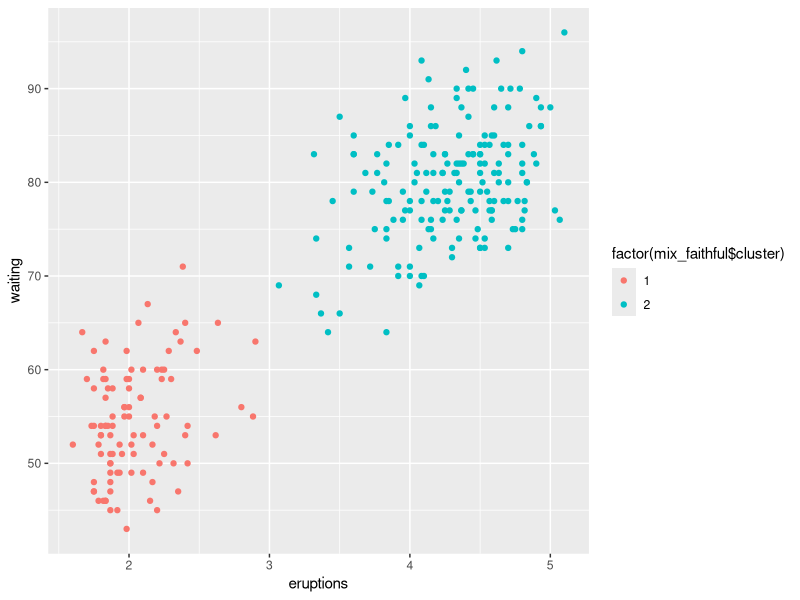
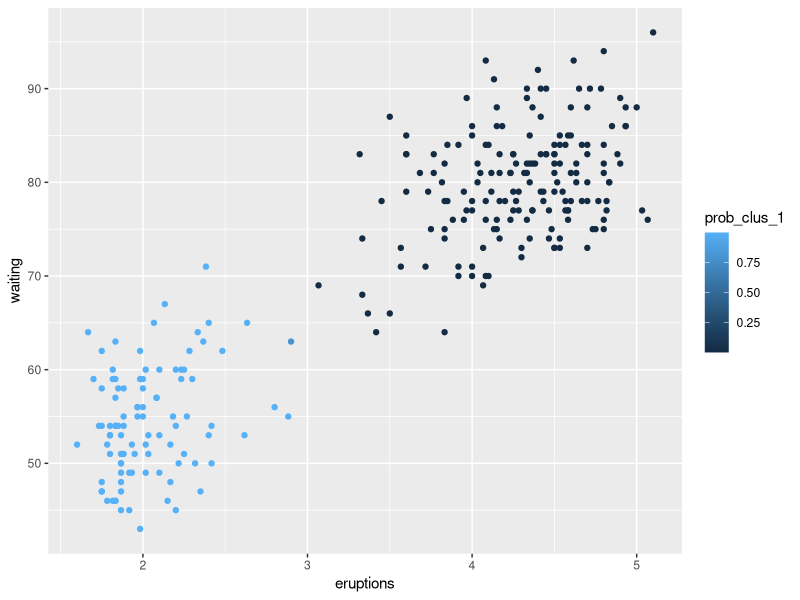
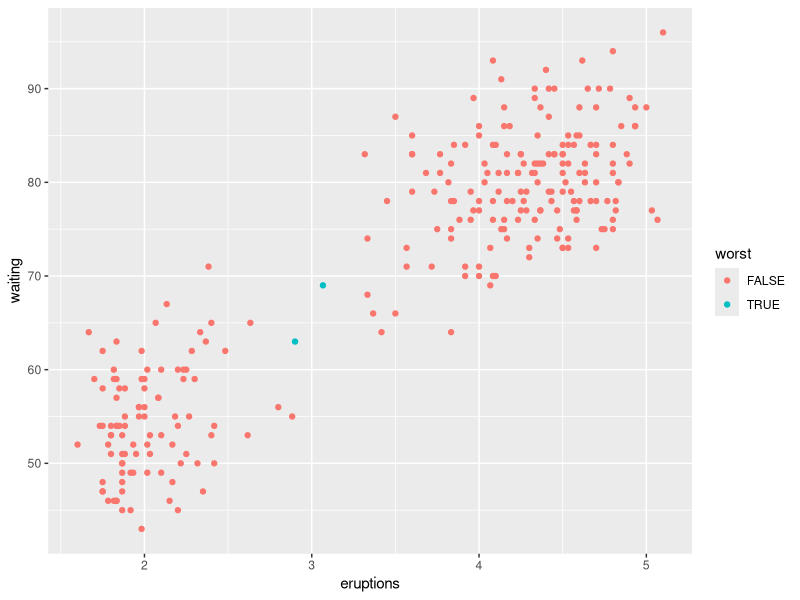

Here is the R script that generated these plots, in order: (Note: this script raises an error after producing the figures.)
## ---- chunk 1
em_mixture <- function(
  params,
  X,
  clusters = 2,
  tol = .00001,
  maxits  = 100,
  showits = TRUE
  ) {
  
  # Arguments are 
  # params: starting parameters (means, covariances, cluster probability)
  # X: data 
  # clusters: number of clusters desired
  # tol: tolerance
  # maxits: maximum iterations
  # showits: whether to show iterations
  
  require(mvtnorm)
  # Starting points
  N     = nrow(X)
  mu    = params$mu
  var   = params$var
  probs = params$probs
  
  # initializations
  
  # cluster 'responsibilities', i.e. probability of cluster membership for each
  # observation i
  ri = matrix(0, ncol=clusters, nrow=N)       
  ll = 0                                        # log likelihood
  it = 0                                        # iteration count
  converged = FALSE                             # convergence
  
  # Show iterations if showits == true
  if (showits)                                  
    cat(paste("Iterations of EM:", "\n"))
  
  while (!converged & it < maxits) { 
    probsOld = probs
    # muOld = mu                # Use direct values or loglike for convergence check
    # varOld = var
    llOld = ll
    riOld = ri
    
    ### E
    # Compute responsibilities
    for (k in 1:clusters){
      ri[,k] = probs[k] * dmvnorm(X, mu[k, ], sigma = var[[k]], log = FALSE)
    }
    
    ri = ri/rowSums(ri)
    
    ### M
    rk = colSums(ri)            # rk is weighted average cluster membership size
    probs = rk/N
    
    for (k in 1:clusters){
      varmat = matrix(0, ncol = ncol(X), nrow = ncol(X))    # initialize to sum matrices
      
      for (i in 1:N){
        varmat = varmat + ri[i,k] * X[i,]%*%t(X[i,])
      }
      
      mu[k,]   = (t(X) %*% ri[,k]) / rk[k]
      var[[k]] =  varmat/rk[k] - mu[k,]%*%t(mu[k,])
      
      ll[k] = -.5*sum( ri[,k] * dmvnorm(X, mu[k,], sigma = var[[k]], log = TRUE) )
    }
    
    ll = sum(ll)
    
    ### compare old to current for convergence
    parmlistold =  c(llOld, probsOld)           # c(muOld, unlist(varOld), probsOld)
    parmlistcurrent = c(ll, probs)              # c(mu, unlist(var), probs)
    it = it + 1
    
    # if showits true, & it =1 or modulo of 5 print message
    if (showits & it == 1 | it%%5 == 0)         
      cat(paste(format(it), "...", "\n", sep = ""))
    
    converged = min(abs(parmlistold - parmlistcurrent)) <= tol
  }
  
  clust = which(round(ri) == 1, arr.ind = TRUE)        # create cluster membership
  clust = clust[order(clust[,1]), 2]            # order accoring to row rather than cluster
  out = list(
    probs   = probs,
    mu      = mu,
    var     = var,
    resp    = ri,
    cluster = clust,
    ll      = ll
  )
  
  out
} 
## ---- chunk 2
library(tidyverse)

data("faithful")
## ---- chunk 3
mustart  = rbind(c(3, 60), c(3, 60.1))    # must be at least slightly different
covstart = list(cov(faithful), cov(faithful))
probs    = c(.01, .99)

# params is a list of mu, var, and probs 
starts = list(mu = mustart, var = covstart, probs = probs)  
## ---- chunk 4


mix_faithful = em_mixture(
  params = starts,
  X = as.matrix(faithful),
  clusters = 2,
  tol      = 1e-12,
  maxits   = 1500,
  showits  = TRUE
)

str(mix_faithful)
## ---- chunk 5
library(ggplot2)

ggplot(aes(x = eruptions, y = waiting), data = faithful) +
  geom_point(aes(color = factor(mix_faithful$cluster)))

faithful %>% 
  mutate(prob_clus_1 = mix_faithful$resp[, 1]) %>% 
  ggplot(aes(x = eruptions, y = waiting)) +
  geom_point(aes(color = prob_clus_1))

# relatively speaking, these are extremely well-separated clusters
worst = apply(mix_faithful$resp, 1, function(x)  max(x) < .99) 

ggplot(aes(x = eruptions, y = waiting), data = faithful) +
  geom_point(aes(color = worst))
## ---- chunk 6
mix_mclust = mclust::Mclust(
  faithful[, 1:2],
  2,
  modelNames = 'VVV',
  control = emControl(tol = 1e-12)
)

str(mix_mclust, 1)

# compare means
t(mix_faithful$mu)
mix_mclust$parameters$mean

# compare variances
mix_faithful$var
mix_mclust$parameters$variance$sigma

# compare classifications, reverse in case arbitrary numbering of one of them is opposite
table(mix_faithful$cluster, mix_mclust$classification)

table(ifelse(mix_faithful$cluster == 2, 1, 2),
      mix_mclust$classification)

# compare responsibilities; reverse one if arbitrary numbering of one of them is opposite
# cbind(round(mix_faithful$resp[,1], 2), round(mix_mclust$z[,2], 2)) # cluster '1'
# cbind(round(mix_faithful$resp[,2], 2), round(mix_mclust$z[,1], 2)) # cluster '2'
## ---- chunk 7
iris2 = iris %>% select(-Species)
## ---- chunk 8
mustart = iris %>% 
  group_by(Species) %>% 
  summarise(across(.fns = function(x) mean(x) + runif(1, 0, .5))) %>% 
  select(-Species) %>% 
  as.matrix()


# use purrr::map due to mclust::map
covstart = iris %>% 
  split(.$Species) %>% 
  purrr::map(select, -Species) %>% 
  purrr::map(function(x) cov(x) + diag(runif(4, 0, .5))) 

probs = c(.1, .2, .7)

starts = list(mu = mustart, var = covstart, probs = probs)
## ---- chunk 9
mix_mclust_iris = em_mixture(
  params = starts,
  X = as.matrix(iris2),
  clusters = 3,
  tol      = 1e-8,
  maxits   = 1500,
  showits  = T
)

table(mix_mclust_iris$cluster, iris$Species)
## ---- chunk 10
mclust_iris = mclust::Mclust(iris[,1:4], 3)
table(mclust_iris$classification, iris$Species)
